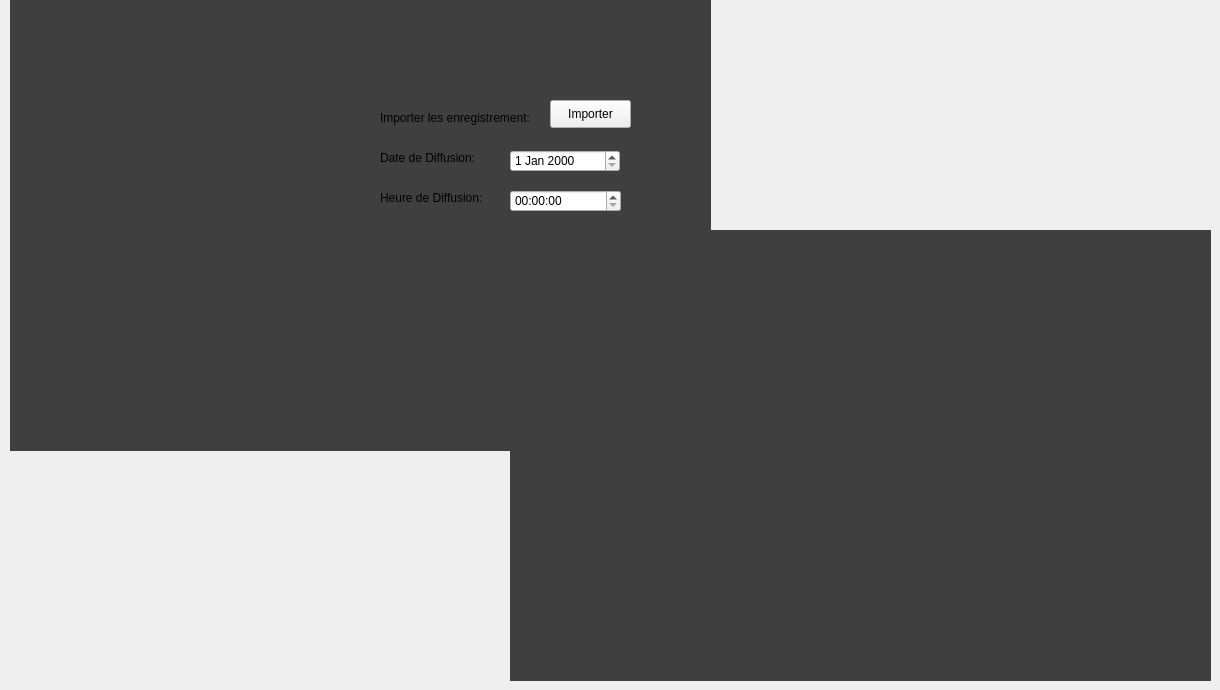
      <widget class="QWidget" name="tab_9">
       <attribute name="title">
        <string>Planification</string>
       </attribute>
       <widget class="QLabel" name="label_103">
        <property name="geometry">
         <rect>
          <x>70</x>
          <y>90</y>
          <width>571</width>
          <height>271</height>
         </rect>
        </property>
        <property name="styleSheet">
         <string notr="true">background-color: rgb(255, 255, 255);</string>
        </property>
        <property name="text">
         <string/>
        </property>
       </widget>
       <widget class="QLabel" name="label_104">
        <property name="geometry">
         <rect>
          <x>10</x>
          <y>0</y>
          <width>701</width>
          <height>451</height>
         </rect>
        </property>
        <property name="styleSheet">
         <string notr="true">background-color: rgb(63, 63, 63);
font: 75 12pt &quot;MS Shell Dlg 2&quot;;</string>
        </property>
        <property name="text">
         <string/>
        </property>
       </widget>
       <widget class="QLabel" name="label_105">
        <property name="geometry">
         <rect>
          <x>20</x>
          <y>30</y>
          <width>351</width>
          <height>221</height>
         </rect>
        </property>
        <property name="styleSheet">
         <string notr="true">image:url(:/new/prefix1/farah20.png)</string>
        </property>
        <property name="text">
         <string/>
        </property>
       </widget>
       <widget class="QLabel" name="label_123">
        <property name="geometry">
         <rect>
          <x>510</x>
          <y>230</y>
          <width>701</width>
          <height>451</height>
         </rect>
        </property>
        <property name="styleSheet">
         <string notr="true">background-color: rgb(63, 63, 63);</string>
        </property>
        <property name="text">
         <string/>
        </property>
       </widget>
       <widget class="QLabel" name="label_146">
        <property name="geometry">
         <rect>
          <x>20</x>
          <y>270</y>
          <width>56</width>
          <height>16</height>
         </rect>
        </property>
        <property name="text">
         <string/>
        </property>
       </widget>
       <widget class="QPushButton" name="pushButton_65">
        <property name="geometry">
         <rect>
          <x>550</x>
          <y>100</y>
          <width>81</width>
          <height>28</height>
         </rect>
        </property>
        <property name="text">
         <string>Importer</string>
        </property>
       </widget>
       <widget class="QLabel" name="label_152">
        <property name="geometry">
         <rect>
          <x>380</x>
          <y>110</y>
          <width>191</width>
          <height>16</height>
         </rect>
        </property>
        <property name="text">
         <string>Importer les enregistrement: </string>
        </property>
       </widget>
       <widget class="QLabel" name="label_153">
        <property name="geometry">
         <rect>
          <x>380</x>
          <y>150</y>
          <width>111</width>
          <height>16</height>
         </rect>
        </property>
        <property name="text">
         <string>Date de Diffusion:</string>
        </property>
       </widget>
       <widget class="QDateEdit" name="dateEdit">
        <property name="geometry">
         <rect>
          <x>510</x>
          <y>150</y>
          <width>110</width>
          <height>22</height>
         </rect>
        </property>
       </widget>
       <widget class="QLabel" name="label_155">
        <property name="geometry">
         <rect>
          <x>380</x>
          <y>190</y>
          <width>111</width>
          <height>16</height>
         </rect>
        </property>
        <property name="text">
         <string>Heure de Diffusion:</string>
        </property>
       </widget>
       <widget class="QTimeEdit" name="timeEdit_3">
        <property name="geometry">
         <rect>
          <x>510</x>
          <y>190</y>
          <width>111</width>
          <height>22</height>
         </rect>
        </property>
       </widget>
       <widget class="QLabel" name="label_106">
        <property name="geometry">
         <rect>
          <x>10</x>
          <y>280</y>
          <width>631</width>
          <height>161</height>
         </rect>
        </property>
        <property name="styleSheet">
         <string notr="true">image: url(:/new/prefix1/time.png);</string>
        </property>
        <property name="text">
         <string/>
        </property>
       </widget>
      </widget>
